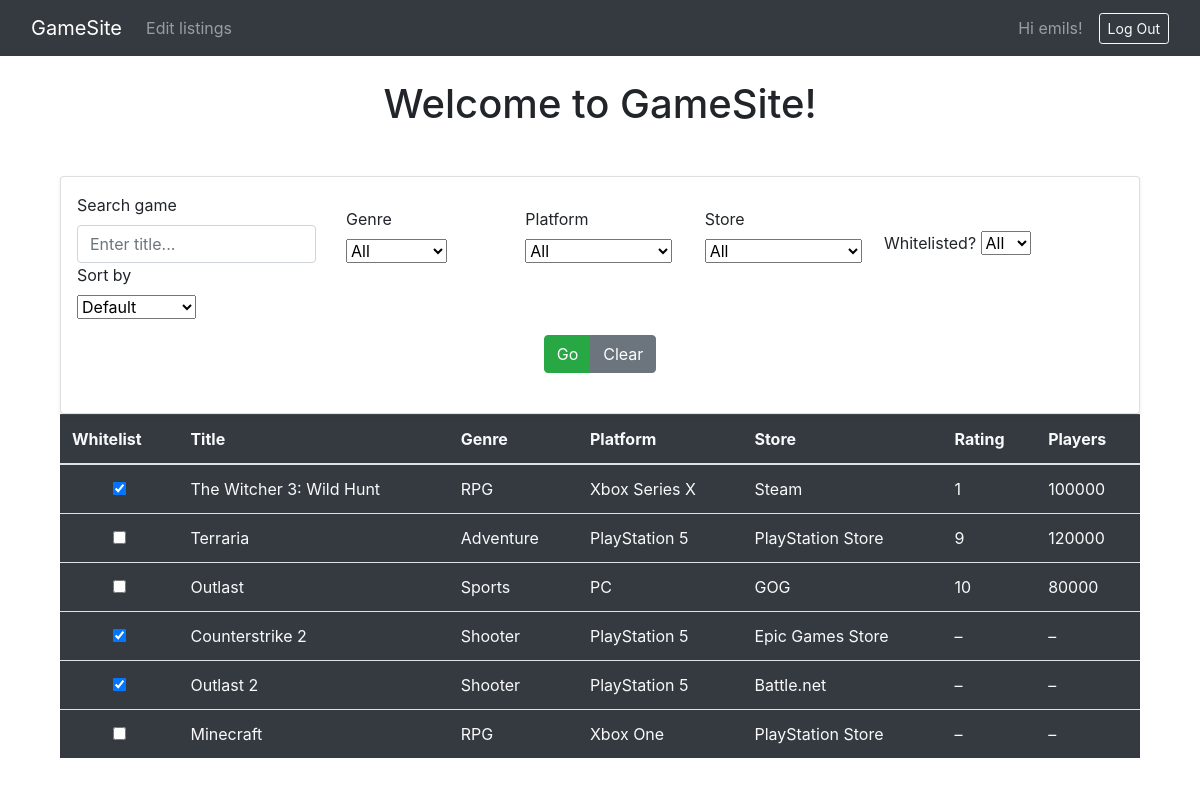
Page / (signed in) on the committed database.
### game_site/models.py (models this page shows, shortened)
class CustomUser(AbstractUser):
    USER_TYPE_CHOICES = (
        ("gamer", "Gamer"),
        ("dev", "Developer"),
    )
    user_type = models.CharField(
        max_length=5,
        choices=USER_TYPE_CHOICES,
        default="dev",
    )
    whitelisted_games = models.ManyToManyField(
        "Game",
        related_name="whitelisted_by",
        blank=True,
        help_text="Games this user has marked as ‘whitelisted’ (favorite).",
    )

class Game(models.Model):
    game_name = models.CharField(max_length=30)
    genre = models.ForeignKey(Genre, on_delete=models.CASCADE)
    platform = models.ForeignKey(Platform, on_delete=models.CASCADE)
    store = models.ForeignKey(Store, on_delete=models.CASCADE)
    size = models.ForeignKey(Size, on_delete=models.SET_NULL, null=True)
    developer = models.ForeignKey(Developer, on_delete=models.SET_NULL, null=True)
    publisher = models.ForeignKey(Publisher, on_delete=models.SET_NULL, null=True)
    dlc = models.ForeignKey(DLC, on_delete=models.SET_NULL, null=True, blank=True)
    game_mode = models.ForeignKey(GameMode, on_delete=models.SET_NULL, null=True)
    license = models.ForeignKey(License, on_delete=models.SET_NULL, null=True)
    system_requirements = models.ForeignKey(SystemRequirement, on_delete=models.SET_NULL, null=True)
    review = models.ForeignKey(Review, on_delete=models.SET_NULL, null=True, blank=True)
    multimedia = models.ForeignKey(Multimedia, on_delete=models.SET_NULL, null=True, blank=True)
    status = models.ForeignKey(Status, on_delete=models.SET_NULL, null=True)
    sales_history = models.ForeignKey(SalesHistory, on_delete=models.SET_NULL, null=True, blank=True)
    game_log = models.ForeignKey(GameLog, on_delete=models.SET_NULL, null=True, blank=True)
    rating = models.ForeignKey(Rating, on_delete=models.SET_NULL, null=True)
    online_status = models.ForeignKey(OnlineStatus, on_delete=models.SET_NULL, null=True, blank=True)
    award = models.ForeignKey(Award, on_delete=models.SET_NULL, null=True, blank=True)
    language = models.ForeignKey(Language, on_delete=models.SET_NULL, null=True)

class Genre(models.Model):
    genre_ID=models.IntegerField()
    Genre_Name=models.CharField(max_length=30)
    Genre_Popularity=models.CharField(max_length=20)
    def __str__(self):
        return self.Genre_Name

class Platform(models.Model):
    platform_ID=models.IntegerField()
    Platform_Name=models.CharField(max_length=30)
    def __str__(self):
        return self.Platform_Name

class Store(models.Model):
    store_ID=models.IntegerField()
    Store_Name=models.CharField(max_length=30)
    def __str__(self):
        return self.Store_Name

class Review(models.Model):
    review_ID = models.IntegerField()
    rating = models.IntegerField()
    text = models.TextField()

class OnlineStatus(models.Model):
    active_players = models.IntegerField()
    registered_players = models.IntegerField()

### game_site/views.py (the view)
# urls.py: path('', views.games_view_main, name="home"),
def games_view_main(request):
    games_qs = Game.objects.select_related(
        "genre", "platform", "store", "rating", "online_status"
    ).all()
    search_term = request.GET.get("search", "").strip()
    genre_filter = request.GET.get("genre", "")
    platform_filter = request.GET.get("platform", "")
    store_filter = request.GET.get("store", "")
    whitelisted = request.GET.get("whitelisted")
    sort_by = request.GET.get("sort", "")
    if search_term:
        games_qs = games_qs.filter(game_name__icontains=search_term)
    if genre_filter:
        games_qs = games_qs.filter(genre_id=genre_filter)
    if platform_filter:
        games_qs = games_qs.filter(platform_id=platform_filter)
    if store_filter:
        games_qs = games_qs.filter(store_id=store_filter)
    if whitelisted == "yes":
        games_qs = games_qs.filter(whitelisted_by=request.user)
    elif whitelisted == "no":
        games_qs = games_qs.exclude(whitelisted_by=request.user)
    if sort_by == "name":
        games_qs = games_qs.order_by("game_name")
    elif sort_by == "rating":
        games_qs = games_qs.order_by("-review__rating")
    elif sort_by == "players":
        games_qs = games_qs.order_by("-online_status__active_players")
    context = {
        "games": games_qs,
        "genres": Genre.objects.all(),
        "platforms": Platform.objects.all(),
        "stores": Store.objects.all(),
        "search": search_term,
        "selected_genre": genre_filter,
        "selected_platform": platform_filter,
        "selected_store": store_filter,
        "sort_by": sort_by,
        "whitelisted": whitelisted,
    }
    return render(request, "home.html", context)

### game_site/templates/home.html (shortened to what this page needs)
{% extends "base.html" %}
{% block content %}
<h1 class="text-center mt-4">Welcome to GameSite!</h1>
<div class="container mt-5">
  <form method="get" class="card p-3 shadow-sm">
    <div class="row g-3 align-items-end">
      <div class="col-md-3">
        <label class="form-label">Search game</label>
        <input
          name="search"
          type="text"
          class="form-control"
          value="{{ search }}"
          placeholder="Enter title..."
        />
      </div>
      <div class="col-md-2">
        <label class="form-label">Genre</label>
        <select name="genre" class="form-select">
          <option value="">All</option>
        </select>
      </div>
      <div class="col-md-2">
        <label class="form-label">Platform</label>
        <select name="platform" class="form-select">
          <option value="">All</option>
        </select>
      </div>
      <div class="col-md-2">
        <label class="form-label">Store</label>
        <select name="store" class="form-select">
          <option value="">All</option>
        </select>
      </div>
		  {% if user.is_authenticated %}
	<div class="col-md-2">
		<label class="form-label">Whitelisted?</label>
		<select name="whitelisted" class="form-select">
			<option value="">All</option>
		</select>
	</div>
	{% endif %}
      <div class="col-md-2">
        <label class="form-label">Sort by</label>
        <select name="sort" class="form-select">
          <option value="">Default</option>
        </select>
      </div>
     <div class="col-12 d-flex justify-content-center mt-3 mb-4">
    <div class="btn-group gap-2" role="group">
        <button class="btn btn-success" type="submit">Go</button>
        <a href="{% url 'home' %}" class="btn btn-secondary">Clear</a>
    </div>
</div>
    </div>
  </form>
  <table class="table table-hover align-middle text-light bg-dark">
    <thead class="table-dark">
      <tr>
	  {% if user.is_authenticated %}
	    <th>Whitelist</th>
		{% endif %}
        <th>Title</th>
        <th>Genre</th>
        <th>Platform</th>
        <th>Store</th>
        <th>Rating</th>
        <th>Players</th>
      </tr>
    </thead>
    <tbody>
      {% for game in games %}
      <tr class="game-row" data-id="{{ game.id }}" style="cursor: pointer;">
	{% if user.is_authenticated %}
    <td class="align-middle text-center">
        <form method="post" action="{% url 'toggle_whitelist' game.id %}">
            <input type="checkbox"
                   name="whitelist"
                   onchange="this.form.submit()"
                   {% if game in request.user.whitelisted_games.all %}checked{% endif %}>
        </form>
    </td>
	{% endif %}
    <td>{{ game.game_name }}</td>
    <td>{{ game.genre }}</td>
    <td>{{ game.platform }}</td>
    <td>{{ game.store }}</td>
    <td>{{ game.review.rating|default:"–" }}</td>
    <td>{{ game.online_status.active_players|default:"–" }}</td>
</tr>
      {% empty %}
      <tr><td colspan="6" class="text-center text-muted">No games found</td></tr>
      {% endfor %}
    </tbody>
  </table>
</div>
{% endblock %}

### game_site/templates/Navbar/_navbar.html (shortened to what this page needs)
<nav class="navbar navbar-expand-lg navbar-dark bg-dark w-100">
    <div class="container-fluid">
        <a class="navbar-brand" href="/">GameSite</a>
        <div class="collapse navbar-collapse" id="navbarNav">
            <ul class="navbar-nav">
                {% if user.is_authenticated and user.user_type == "dev" %}
                    <li class="nav-item"><a class="nav-link" href="{% url 'games' %}">Edit listings</a></li>
                {% endif %}
            </ul>
            <div class="ml-auto d-flex align-items-center">
                {% if user.is_authenticated %}
                    <span class="navbar-text me-2">Hi {{ user.username }}!&emsp;</span>
                    <form action="{% url 'logout' %}" method="post" class="d-inline">
                        <button type="submit" class="btn btn-outline-light btn-sm">Log Out</button>
                    </form>
                {% else %}
                    <a href="{% url 'login' %}" class="btn btn-outline-light btn-sm">Log In</a>
                {% endif %}
            </div>
        </div>
    </div>
</nav>

### game_site/templates/base.html (style rules this page uses)
table.table { background-color: #343a40; }
table.table td, table.table th { color: #f8f9fa; }

### rows in the picture
CustomUser: username "emils", whitelist "☑"
Game: game_name "The Witcher 3: Wild Hunt", genre "RPG", platform "Xbox Series X", store "Steam", review.rating "1", online_status.active_players "100000"
Game: game_name "Terraria", genre "Adventure", platform "PlayStation 5", store "PlayStation Store", review.rating "9", online_status.active_players "120000"
Game: game_name "Outlast", genre "Sports", platform "PC", store "GOG", review.rating "10", online_status.active_players "80000"
Game: game_name "Counterstrike 2", genre "Shooter", platform "PlayStation 5", store "Epic Games Store", review.rating "–", online_status.active_players "–"
Game: game_name "Outlast 2", genre "Shooter", platform "PlayStation 5", store "Battle.net", review.rating "–", online_status.active_players "–"
Game: game_name "Minecraft", genre "RPG", platform "Xbox One", store "PlayStation Store", review.rating "–", online_status.active_players "–"
